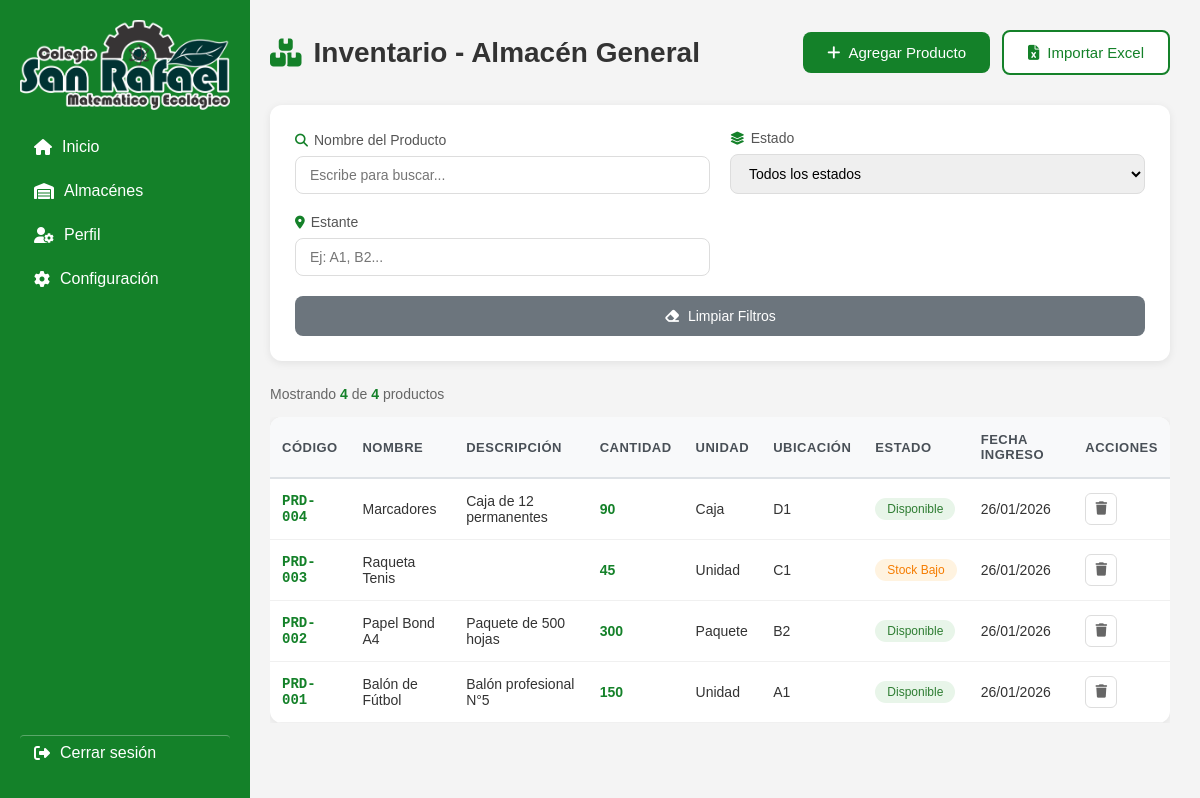
The page /almacenes/InventarioAG/ on the database as committed earlier.
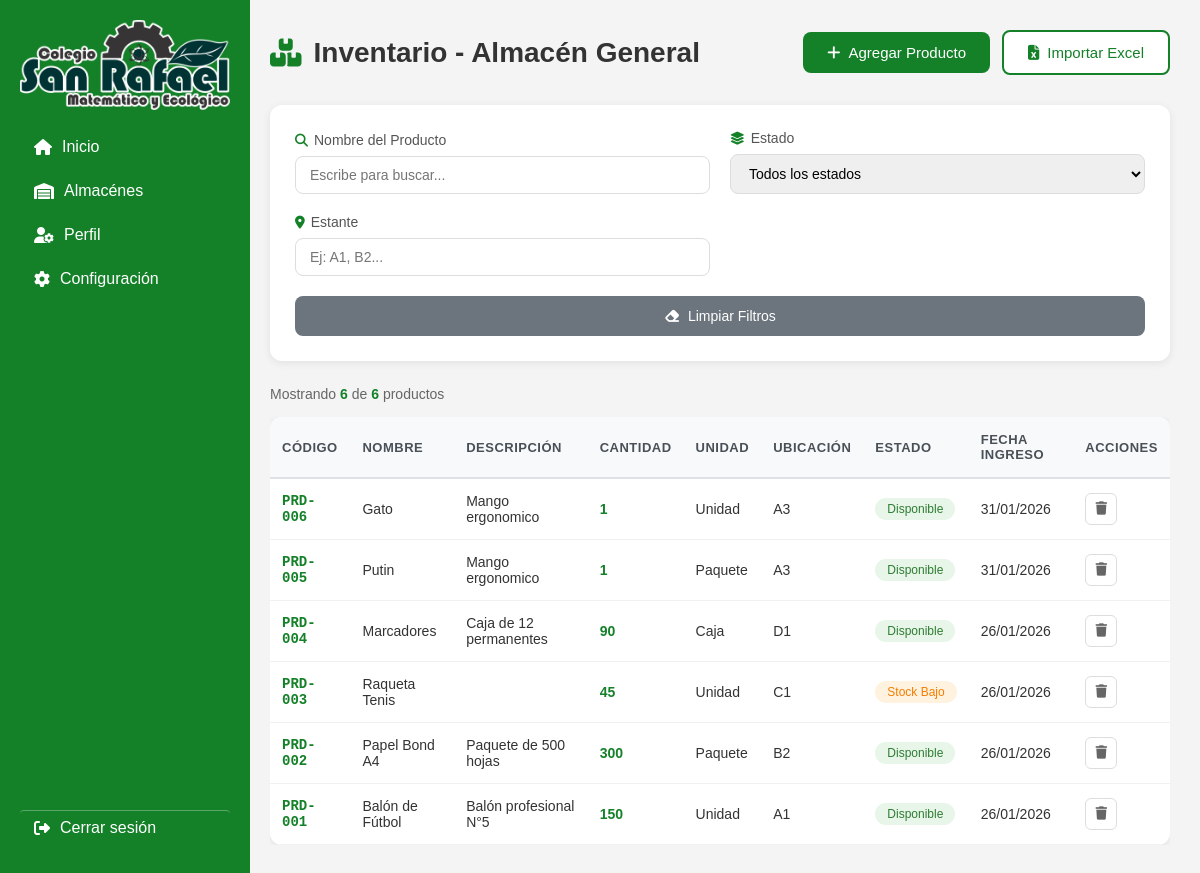
The same page on the database as committed later.
### app1/models.py (models this page shows, shortened)
class ProductoAlmacen(models.Model):
    UBICACION_CHOICES = [
        ('AG', 'Almacén General'),
        ('AD', 'Almacén de Deporte'),
        ('IU', 'Almacén de Útiles'),
    ]
    ESTADO_CHOICES = [
        ('DISP', 'Disponible'),
        ('AGOT', 'Agotado'),
        ('BAJO', 'Stock Bajo'),
    ]
    id_producto = models.AutoField(primary_key=True)
    codigo_almacen = models.CharField(max_length=2, editable=False)
    codigo_producto = models.CharField(max_length=50, unique=True, db_index=True)
    nombre = models.CharField(max_length=100)
    descripcion = models.CharField(max_length=255, blank=True)
    ubicacion_almacen = models.CharField(max_length=2, choices=UBICACION_CHOICES)
    estante = models.CharField(max_length=50, blank=True, null=True)
    cantidad = models.PositiveIntegerField(default=0)
    unidad = models.ForeignKey(
        Unidad,
        on_delete=models.PROTECT,
        related_name='productos'
    )
    estado = models.CharField(max_length=4, choices=ESTADO_CHOICES, default='DISP')
    fecha_ingreso = models.DateTimeField(auto_now_add=True)
    ultima_actualizacion = models.DateTimeField(auto_now=True)
    observaciones = models.TextField(blank=True, null=True)
    class Meta:
        db_table = 'app1_productoalmacen'
        verbose_name = 'Producto de Almacén'
        verbose_name_plural = 'Productos de Almacén'

class Unidad(models.Model):
    nombre = models.CharField(max_length=50, unique=True)
    abreviatura = models.CharField(max_length=10, blank=True)
    activo = models.BooleanField(default=True)
    fecha_creacion = models.DateTimeField(auto_now_add=True)
    def __str__(self):
        return self.nombre
    class Meta:
        db_table = 'app1_unidad'
        verbose_name = 'Unidad'
        verbose_name_plural = 'Unidades'
        ordering = ['nombre']

### app1/view/views.py (the view)
# urls.py: path('almacenes/InventarioAG/', views.InventrioAG, name='InventarioAG'),
def InventrioAG(request):
    productos = ProductoAlmacen.objects.filter(ubicacion_almacen='AG').order_by('-fecha_ingreso')
    context = {
        'productos': productos,
        'total_productos': productos.count()
    }
    return render(request, 'almacenes/almgeneral/InventarioAG.html', context)

### templates/almacenes/almgeneral/InventarioAG.html (shortened to what this page needs)
{% extends 'layout.html' %}
{% load static %}
{% block content %}
<link rel="stylesheet" href="{% static 'almacenes/almgeneral/InventarioAG.css' %}">
<div class="inventario-container">
  <div class="inventario-header">
    <h1>
      <i class="fa-solid fa-boxes-stacked"></i>
      Inventario - Almacén General
    </h1>
    <div class="header-buttons">
      <a href="{% url 'agregar_producto' %}">
        <button class="btn-primary">
          <i class="fa-solid fa-plus"></i>
          Agregar Producto
        </button>
      </a>
      <a href="{% url 'importar_excel' %}">
        <button class="btn-secondary" style="background: white !important; color: #148129 !important; border: 2px solid #148129 !important;">
          <i class="fa-solid fa-file-excel"></i>
          Importar Excel
        </button>
      </a>
    </div>
  </div>
  <div class="filtros-container">
    <div class="filtro-grupo">
      <label>
        <i class="fa-solid fa-search"></i>
        Nombre del Producto
      </label>
      <input
        type="text"
        id="filtroNombre"
        class="filtro-input"
        placeholder="Escribe para buscar..."
      >
    </div>
    <div class="filtro-grupo">
      <label>
        <i class="fa-solid fa-layer-group"></i>
        Estado
      </label>
      <select id="filtroEstado" class="filtro-input">
        <option value="">Todos los estados</option>
      </select>
    </div>
    <div class="filtro-grupo">
      <label>
        <i class="fa-solid fa-location-dot"></i>
        Estante
      </label>
      <input
        type="text"
        id="filtroEstante"
        class="filtro-input"
        placeholder="Ej: A1, B2..."
      >
    </div>
    <button class="btn-limpiar" onclick="limpiarFiltros()">
      <i class="fa-solid fa-eraser"></i>
      Limpiar Filtros
    </button>
  </div>
  <div class="resultados-info">
    Mostrando <strong id="contadorResultados">{{ total_productos }}</strong> de <strong id="totalProductos">{{ total_productos }}</strong> productos
  </div>
  <div class="tabla-wrapper">
    <div class="tabla-container">
      <table class="tabla-inventario">
        <thead>
          <tr>
            <th>Código</th>
            <th>Nombre</th>
            <th>Descripción</th>
            <th>Cantidad</th>
            <th>Unidad</th>
            <th>Ubicación</th>
            <th>Estado</th>
            <th>Fecha Ingreso</th>
            <th>Acciones</th>
          </tr>
        </thead>
        <tbody id="tablaBody">
          {% for producto in productos %}
          <tr data-nombre="{{ producto.nombre|lower }}"
              data-estado="{{ producto.estado }}"
              data-estante="{{ producto.estante|lower }}">
            <td data-label="Código" class="codigo">PRD-{{ producto.id_producto|stringformat:"03d" }}</td>
            <td data-label="Nombre" class="nombre">{{ producto.nombre }}</td>
            <td data-label="Descripción">{{ producto.descripcion }}</td>
            <td data-label="Cantidad" class="cantidad">{{ producto.cantidad }}</td>
            <td data-label="Unidad">{{ producto.unidad }}</td>
            <td data-label="Ubicación">{{ producto.estante }}</td>
            <td data-label="Estado">
              {% if producto.estado == 'DISP' %}
                <span class="badge estado-disponible">Disponible</span>
              {% elif producto.estado == 'BAJO' %}
                <span class="badge estado-bajo">Stock Bajo</span>
              {% elif producto.estado == 'AGOT' %}
                <span class="badge estado-agotado">Agotado</span>
              {% endif %}
            </td>
            <td data-label="Fecha Ingreso">{{ producto.fecha_ingreso|date:"d/m/Y" }}</td>
            <td data-label="Acciones" class="acciones">
              <button class="btn-icon btn-danger btn-eliminar"
                      title="Eliminar"
                      type="button"
                      data-id="{{ producto.id_producto }}"
                      data-nombre="{{ producto.nombre }}">
                <i class="fa-solid fa-trash"></i>
              </button>
            </td>
          </tr>
          {% empty %}
          <tr>
            <td colspan="9" style="text-align: center; padding: 2rem;">
              No hay productos registrados en el Almacén General
            </td>
          </tr>
          {% endfor %}
        </tbody>
      </table>
    </div>
  </div>
</div>
{% endblock %}

### templates/layout.html (shortened to what this page needs)
{% load static %}
<!DOCTYPE html>
<html lang="es">
<head>
  <link rel="stylesheet" href="{% static 'layout.css' %}">
  <link rel="stylesheet"
        href="https://cdnjs.cloudflare.com/ajax/libs/font-awesome/6.5.1/css/all.min.css">
</head>
<body>
<div class="container">
  <div class="menu">
    <img src="{% static 'LPOGO ACTUALIUZAFDO.png' %}" alt="Logo" style="max-width: 100%; margin-bottom: 20px;">
    <div class="menu-links">
      <a href="{% url 'inicio' %}" class="{% if request.resolver_match.url_name == 'inicio' %}active{% endif %}">
        <i class="fa-solid fa-house"></i> Inicio
      </a>
      <a href="{% url 'almacenes' %}" class="{% if request.resolver_match.url_name == 'almacen' %}active{% endif %}">
        <i class="fa-solid fa-warehouse"></i> Almacénes
      </a>
      <a href="{% url 'perfil' %}" class="{% if request.resolver_match.url_name == 'perfil' %}active{% endif %}">
        <i class="fa-solid fa-user-gear"></i> Perfil
      </a>
      <a href="{% url 'configuracion' %}" class="{% if request.resolver_match.url_name == 'configuracion' %}active{% endif %}">
        <i class="fa-solid fa-gear"></i> Configuración
      </a>
    </div>
    <a href="{% url 'logout' %}" class="logout">
      <i class="fa-solid fa-right-from-bracket"></i> Cerrar sesión
    </a>
  </div>
  <div class="content">
    {% block content %}{% endblock %}
  </div>
</div>
</body>
</html>

### css/layout.css (style rules this page uses)
body { margin: 0; font-family: Arial, sans-serif; background-color: #f4f4f4; }
.container { display: flex; height: 100vh; }
.menu { width: 250px; background-color: #148129; color: white; padding: 20px; display: flex; flex-direction: column; flex-shrink: 0; position: fixed; left: 0; top: 0; height: 100vh; overflow-y: auto; box-sizing: border-box; }
.logout { margin-top: auto; margin-bottom: 20px; border-top: 1px solid rgba(255, 255, 255, 0.3); padding-top: 12px; }
.menu a { display: flex; align-items: center; gap: 10px; color: white; text-decoration: none; margin-bottom: 10px; padding: 8px 8px 8px 14px; border-radius: 4px; position: relative; }
.menu-links { flex: 10; }
.logout { margin-top: auto; border-top: 1px solid rgba(255, 255, 255, 0.3); padding-top: 12px; }
.content { flex: 1; margin-left: 240px; padding: 0; background-color: #f4f4f4; overflow-y: auto; }

Rows that differ between the two databases and show on the page:
added ProductoAlmacen: id_producto "006", nombre "Gato", descripcion "Mango ergonomico", cantidad "1", unidad "Unidad", estante "A3", estado "Disponible", fecha_ingreso "31/01/2026"
added ProductoAlmacen: id_producto "005", nombre "Putin", descripcion "Mango ergonomico", cantidad "1", unidad "Paquete", estante "A3", estado "Disponible", fecha_ingreso "31/01/2026"
Other text that changed with them:
{{ total_productos }}: "4" → "6"
